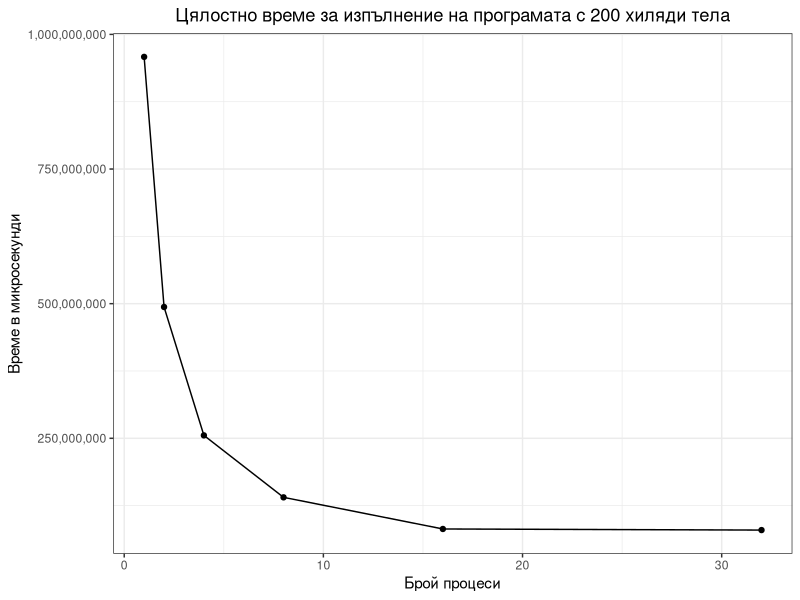
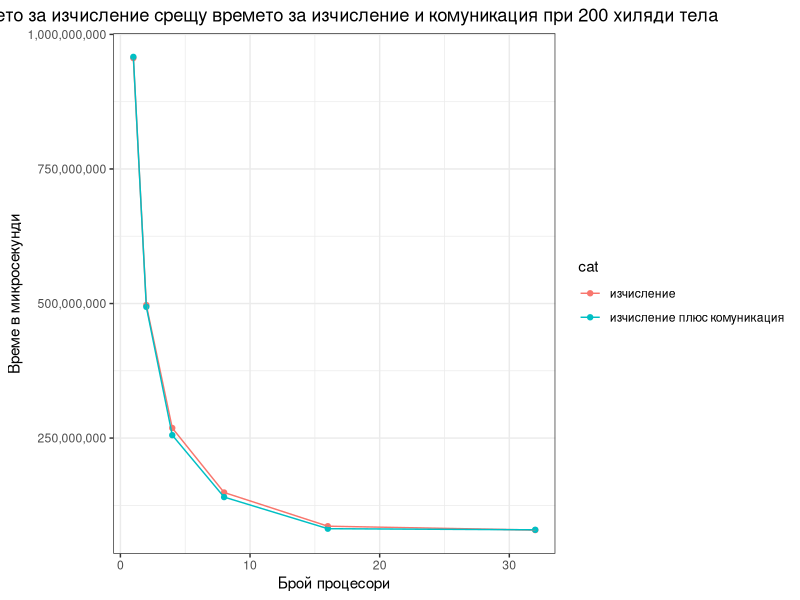
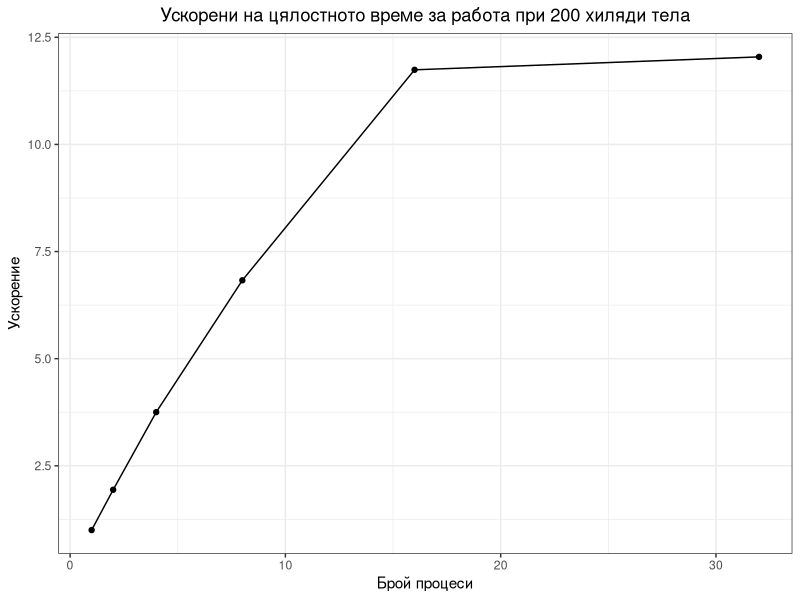
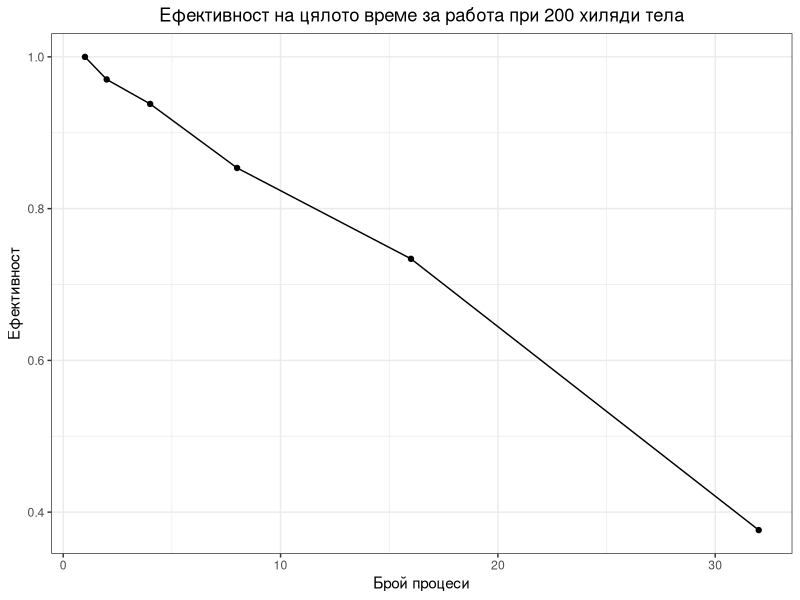
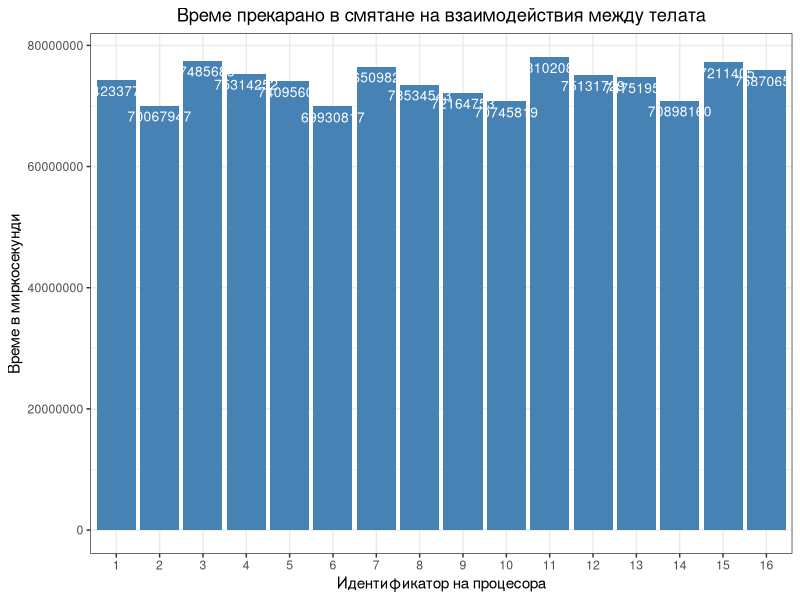
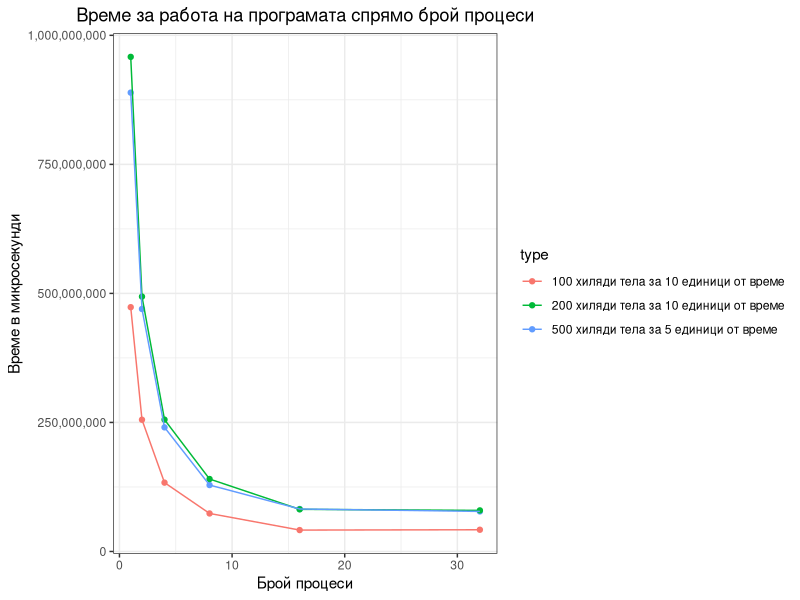
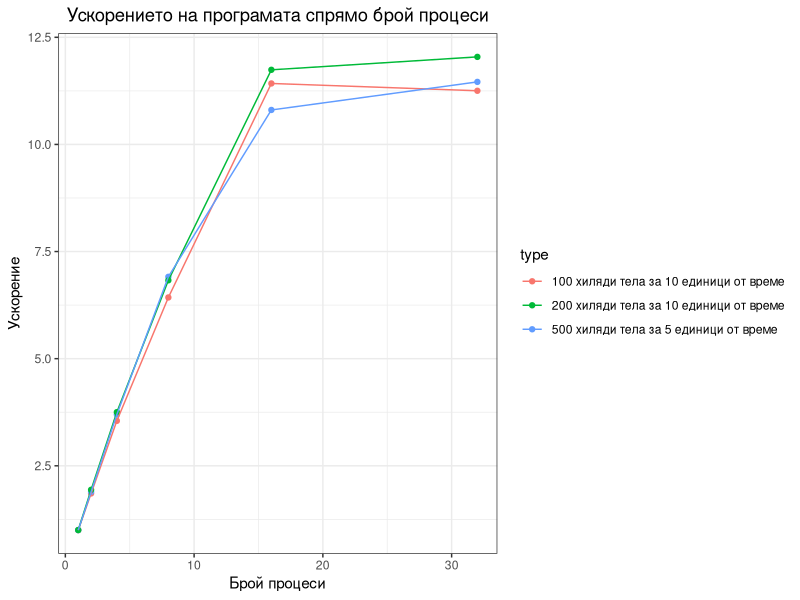
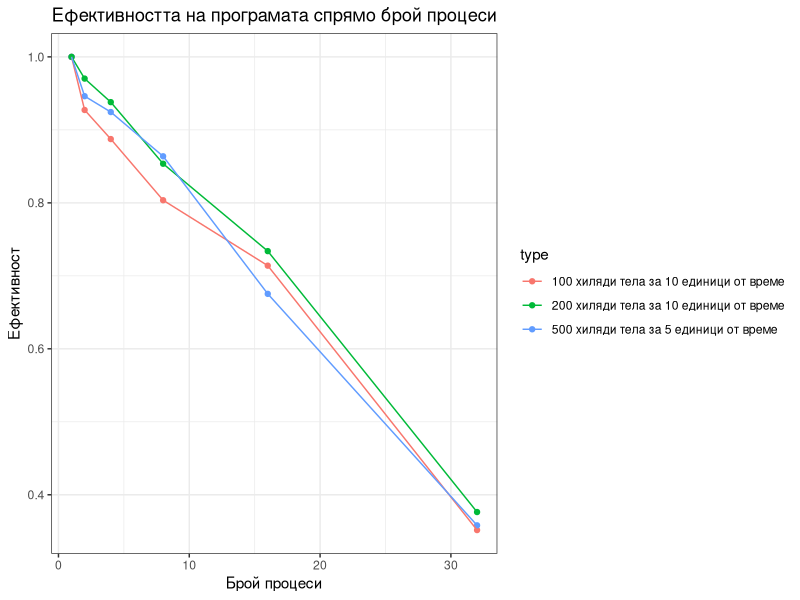

The R script that drew these images, in order:
library(ggplot2)
library(tidyverse)
require(scales)

theme_set(theme_bw())

graphic <- function(data, xlabel, ylabel, name) {
    ggplot(data, aes(x = numProc, y = calcTime, group = 1)) +
       geom_point() +
       geom_line() +
       scale_y_continuous(labels = comma) +
       ggtitle(name) +
       theme(plot.title = element_text(hjust = 0.5)) +
       xlab(xlabel) +
       ylab(ylabel)
}

#gets the minimum total time from the three attempts I made
get_min_total_time  <- function(total_time) {
    min_time_per_proc <- data.frame(numProc = numeric(), calcTime = numeric())
    for (numProc in c(1, 2, 4, 8, 16, 32)) {
        min_time <- max(
            total_time[total_time$processorCount == numProc &
            total_time$iteration == 1, ]$time)

        for (i in c(2, 3)) {
           min_time <- min(min_time, max(
                    total_time[total_time$processorCount == numProc &
                    total_time$iteration == i, ]$time)
           )
        }

        min_time_per_proc[nrow(min_time_per_proc) + 1, ] <-
            c(numProc, min_time)
    }

    min_time_per_proc
}

total_time200 <- read.csv("./200thou/data/totalTime200thou.csv")

min_time_per_proc <- data.frame(numProc = numeric(), calcTime = numeric())
names(min_time_per_proc)

min_time_per_proc  <-  get_min_total_time(total_time200)

#gets the max time for the processors and
#then the min total time for each attempt

graphic(min_time_per_proc, "Брой процеси", "Време в микросекунди",
    "Цялостно време за изпълнение на програмата с 200 хиляди тела")

ggsave("./200thou/png/200thouTime.png", width = 9)

calculation_time <- read.csv("./200thou/data/calculations200thou.csv")
head(calculation_time, n = 20)
iterations <- 10

min_calc_time <- data.frame(numProc = numeric(), calcTime = numeric())
colnames(calculation_time)

#take the m
for (numProc in c(1, 2, 4, 8, 16, 32)) {
    max_times <- c()

    for (i in c(1, 2, 3)) {
        calc_i <- calculation_time[calculation_time$numProc == numProc &
                                   calculation_time$iteration == i, ]

        #create a matrx where every row are the times
        #for each processor during a  different iteration
        m <- matrix(calc_i$time, nrow = iterations, ncol = numProc)

        #Takes the max time for a processor during a single unit of time
        max_times_for_attempt <- apply(m, 1, max, na.rm = T)
        #Takes the sum of the units of time
        max_times[i] <- sum(max_times_for_attempt)
    }

    max_times

    min_calc_time[nrow(min_calc_time) + 1, ] <- c(numProc, min(max_times))
}

min_calc_time
min_time_per_proc

overhead_vs_calc_time <- rbind(min_calc_time, min_time_per_proc)
overhead_vs_calc_time

overhead_vs_calc_time$cat <- c(rep("изчисление", 6), rep("изчисление плюс комуникация", 6))

ggplot(overhead_vs_calc_time, aes(x = numProc, y = calcTime, group = cat, col = cat)) +
   geom_point() +
   geom_line() +
   scale_y_continuous(labels = comma) +
   ggtitle("Времето за изчисление срещу времето за изчисление и комуникация при 200 хиляди тела") +
   theme(plot.title = element_text(hjust = 0.5)) +
   xlab("Брой процесори") +
   ylab("Време в микросекунди")

ggsave("./200thou/png/200thouCalcVsTotalTime.png", width = 10)


#Speedup calculation_time for one process/ calculation_time for n processes
min_time_per_proc$calcTime <- min_time_per_proc[min_time_per_proc$numProc == 1, ]$calcTime / min_time_per_proc$calcTime

graphic(min_time_per_proc, "Брой процеси", "Ускорение",
        "Ускорени на цялостното време за работа при 200 хиляди тела")

ggsave("./200thou/png/200thouTotalTimeSpeedup.png", width = 9)

#Efficency speedup/number of processes
min_time_per_proc$calcTime <- min_time_per_proc$calcTime / min_time_per_proc$numProc

graphic(min_time_per_proc, "Брой процеси", "Ефективност",
        "Ефективност на цялото време за работа при 200 хиляди тела")

ggsave("./200thou/png/200thouTotalTimeEfficency.png", width = 9)

#Barplot for calculations work per processor
calc16 <- calculation_time[calculation_time$numProc == 16, ]
colnames(calc16)

processor_avg <- matrix(nrow = 16, ncol = 3)

#Взимаме колко е работил всеки процесор през всяка итерация
for (i in c(1, 2, 3)) {
    it <- calc16[calc16$iteration == i, ]
    for (id in seq(0, 15)) {
       processor_avg[id + 1, i] <- sum(it[it$id == id, ]$time)
    }
}

#Средно колко е работил процесора на итерация
mean_per_processor <- apply(processor_avg, 1, mean, na.rm = T)

processor_avg <- data.frame(
    processor_id = seq(1, 16),
    avg_time = mean_per_processor
)

options(scipen = 999)

p <- ggplot(data = processor_avg,
            aes(x = as.factor(processor_id), y = avg_time)) +
    geom_bar(stat = "identity", fill = "steelblue") +
    geom_text(aes(label = round(avg_time)), vjust = 1.6,
              color = "white", size = 3.5) +
    xlab("Идентификатор на процесора") +
    ggtitle("Време прекарано в смятане на взаимодействия между телата") +
    theme(plot.title = element_text(hjust = 0.5)) +
    ylab("Време в миркосекунди")
p

ggsave("./200thou/png/timeSpentInCalculationsPerProcessor.png", width = 13, height = 7)


#Get diagram with data not only for 200 processors
total_time500 <- read.csv("./500thou/data/totalTime500thou.csv")
total_time100 <- read.csv("./100thou/data/totalTime100thou.csv")
total_time200 <- read.csv("./200thou/data/totalTime200thou.csv")

min_time500 <- get_min_total_time(total_time500)
min_time200 <- get_min_total_time(total_time200)
min_time100 <- get_min_total_time(total_time100)

min_time100$type <- "100 хиляди тела за 10 единици от време"
min_time500$type <- "500 хиляди тела за 5 единици от време"
min_time200$type <- "200 хиляди тела за 10 единици от време"
min_time100$speedup <- min_time100[min_time100$numProc == 1, ]$calcTime / min_time100$calcTime
min_time200$speedup <- min_time200[min_time200$numProc == 1, ]$calcTime / min_time200$calcTime
min_time500$speedup <- min_time500[min_time500$numProc == 1, ]$calcTime / min_time500$calcTime

total_time_all <- rbind(min_time100, min_time500)
total_time_all <- rbind(total_time_all, min_time200)

graphic_for_total_time <- function (data, gtitle, xlabel, ylabel) {
    ggplot(data, aes(x = numProc, y = toDisplay, group = type, col = type)) +
       geom_point() +
       geom_line() +
       scale_y_continuous(labels = comma) +
       ggtitle(gtitle) +
       theme(plot.title = element_text(hjust = 0.5)) +
       xlab(xlabel) +
       ylab(ylabel)
}

total_time_all$toDisplay <- total_time_all$calcTime

graphic_for_total_time(
        total_time_all,
        "Време за работа на програмата спрямо брой процеси",
        "Брой процеси",
        "Време в микросекунди")


ggsave("./png/totalTime.png", width = 9)
#Convert calc time to speedup
total_time_all$toDisplay <- total_time_all$speedup

graphic_for_total_time(
        total_time_all,
        "Ускорението на програмата спрямо брой процеси",
        "Брой процеси",
        "Ускорение")

ggsave("./png/totalSpeedup.png", width = 9)

#Convert calc time to efficiency
total_time_all$toDisplay <- total_time_all$speedup / total_time_all$numProc

graphic_for_total_time(
        total_time_all,
        "Ефективността на програмата спрямо брой процеси",
        "Брой процеси",
        "Ефективност")

ggsave("./png/totalEfficiency.png", width = 9)
